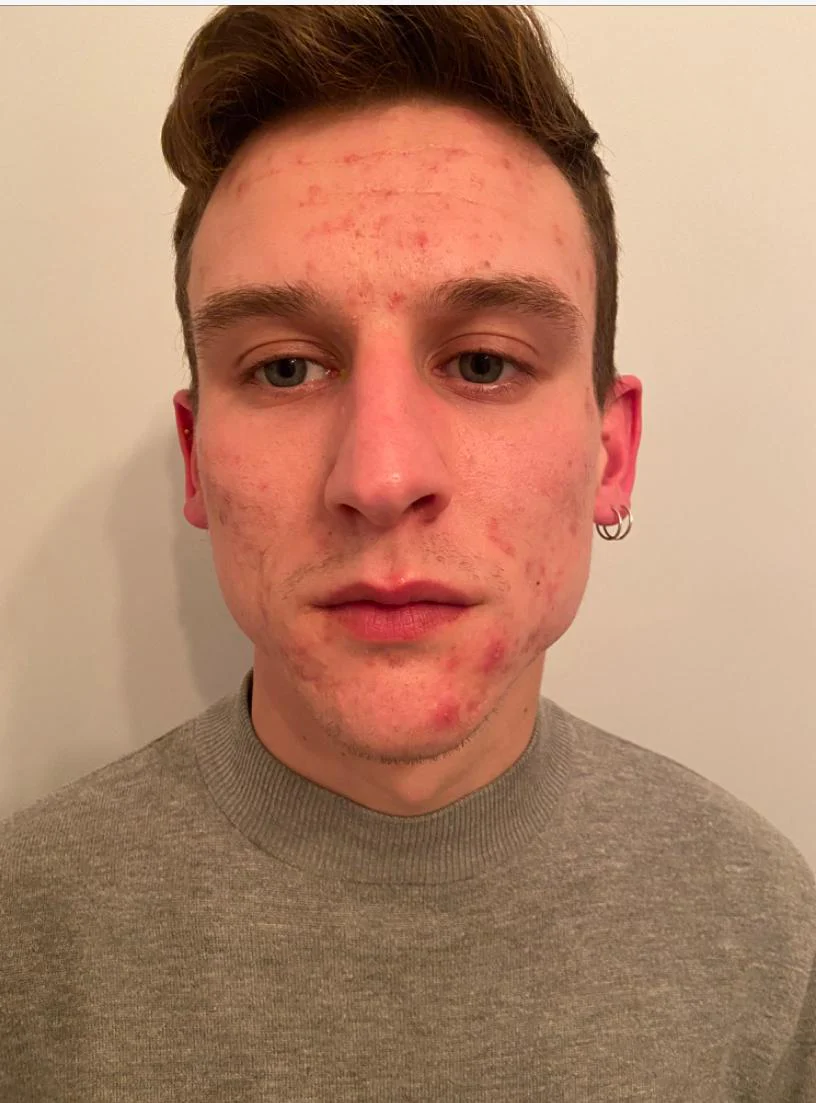
#> input picture Kris/4dca20db-4263-468e-adda-85be1a55c359_2cbfa4e5-817c-4df6-8c23-65ac1c04962e_1600x.webp, 816 x 1103 px
$ python -i embed_kris_faces.py   (imports and definitions only)   (older library calls are emulated)
#> lines starting #> are read from the running program, lines starting #| are printed output that depends on the picture; after the words box and inside, x2 and y2 are one past the last pixel; in counts of white or black regions, pixels touching at a corner belong together
#!/usr/bin/env python3
"""
Embed Kris Directory Faces into UTKFace Dataset
Create a hybrid system that combines existing UTKFace embeddings with Kris-specific faces
"""

import os
import cv2
import numpy as np
from pathlib import Path
import pickle
import json
import logging
from sklearn.metrics.pairwise import cosine_similarity

# Configure logging
# [1 line not run here, left out]
logger = logging.getLogger(__name__)

class KrisFaceEmbedder:
    """Embed Kris directory faces and integrate with UTKFace dataset"""

    def __init__(self):
        self.kris_dir = Path("../Kris")
        self.utkface_embeddings_path = None
        self.utkface_metadata_path = None
        self.utkface_embeddings = None
        self.utkface_metadata = None
        self.kris_embeddings = []
        self.kris_metadata = []

    # [110 lines left out: functions find_utkface_files, load_utkface_data, extract_condition_from_filename, not called in this run]

    def generate_cnn_style_embedding(self, image_path: Path) -> np.ndarray:
        """Generate CNN-style embedding for Kris face (same format as UTKFace)"""
        try:
            # Load image
            image = cv2.imread(str(image_path))
#> image is the input picture: shape (1103, 816, 3); mean B, G, R 106.7, 131.9, 176.6
            if image is None:
                raise ValueError(f"Could not load image: {image_path}")

            # Resize to standard size (if needed)
            if image.shape[:2] != (224, 224):
                image = cv2.resize(image, (224, 224))
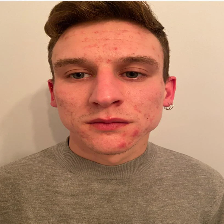
#> image: shape (224, 224, 3); mean B, G, R 106.6, 131.8, 176.6

            # Convert to HSV for skin analysis
            hsv = cv2.cvtColor(image, cv2.COLOR_BGR2HSV)
#> hsv: shape (224, 224, 3); mean H, S, V 13.7, 108.1, 176.6
            gray = cv2.cvtColor(image, cv2.COLOR_BGR2GRAY)
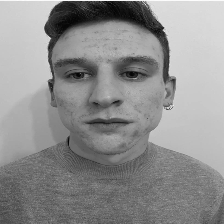
#> gray: shape (224, 224); min 3, max 252, mean 142.4

            # Extract comprehensive features (512 dimensions to match UTKFace)
            features = []

            # 1. Color features (HSV channels)
            h_mean, h_std = np.mean(hsv[:, :, 0]), np.std(hsv[:, :, 0])
#> h_mean = 13.67; h_std = 14.94
            s_mean, s_std = np.mean(hsv[:, :, 1]), np.std(hsv[:, :, 1])
#> s_mean = 108.1; s_std = 44.78
            v_mean, v_std = np.mean(hsv[:, :, 2]), np.std(hsv[:, :, 2])
#> v_mean = 176.6; v_std = 53.69
            features.extend([h_mean, h_std, s_mean, s_std, v_mean, v_std])

            # 2. Brightness and contrast
            brightness_mean, brightness_std = np.mean(gray), np.std(gray)
#> brightness_mean = 142.4; brightness_std = 50.3
            contrast = np.std(gray)
#> contrast = 50.3
            features.extend([brightness_mean, brightness_std, contrast])

            # 3. Redness detection (acne indicator)
            lower_red = np.array([0, 50, 50])
            upper_red = np.array([10, 255, 255])
            red_mask = cv2.inRange(hsv, lower_red, upper_red)
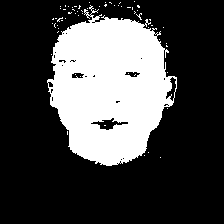
#> red_mask: shape (224, 224); 27.8% white; 63 white regions (62 under 20 px), largest, box (x1, y1, x2, y2) and area: (47, 5, 177, 166) 13811
            redness_coverage = np.sum(red_mask > 0) / (image.shape[0] * image.shape[1])
#> redness_coverage = 0.278
            features.append(redness_coverage)

            # 4. Edge analysis
            edges = cv2.Canny(gray, 50, 150)
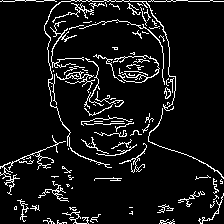
#> edges: shape (224, 224); 8% white in thin lines or dots
            edge_density = np.sum(edges > 0) / (image.shape[0] * image.shape[1])
#> edge_density = 0.0802
            edge_mean = np.mean(edges)
#> edge_mean = 20.45
            edge_std = np.std(edges)
#> edge_std = 69.25
            features.extend([edge_density, edge_mean, edge_std])

            # 5. Texture analysis (Gabor filters)
            for angle in [0, 45, 90, 135]:
                for freq in [0.1, 0.3, 0.5]:
                    kernel = cv2.getGaborKernel((21, 21), 8, angle, 2*np.pi*freq, 0.5, 0, ktype=cv2.CV_32F)
                    filtered = cv2.filter2D(gray, cv2.CV_8UC3, kernel)
                    features.extend([np.mean(filtered), np.std(filtered)])
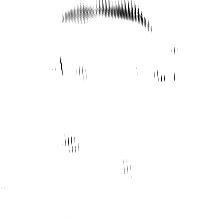
#> filtered: shape (224, 224); min 0, max 255, mean 252.3
#> after the loop, features = 37 values, max 254.8 at index 17, min 0.0674 at index 15, mean 63.36

            # 6. Local Binary Pattern (simplified)
            lbp_features = self._compute_lbp_features(gray)
            features.extend(lbp_features)

            # 7. Histogram features
            hist_features = self._compute_histogram_features(gray, hsv)
            features.extend(hist_features)

            # 8. Statistical moments
            moments = cv2.moments(gray)
            moment_features = [moments['m00'], moments['m10'], moments['m01'],
                             moments['m20'], moments['m11'], moments['m02']]
            features.extend(moment_features)

            # 9. Fill remaining dimensions with zeros to reach 512
            current_features = len(features)
            if current_features < 512:
                features.extend([0.0] * (512 - current_features))
            elif current_features > 512:
                features = features[:512]

            return np.array(features, dtype=np.float64)

        except Exception as e:
            logger.error(f"❌ Failed to generate embedding for {image_path}: {e}")
            return None

    def _compute_lbp_features(self, gray_image: np.ndarray) -> list:
        """Compute Local Binary Pattern features"""
        try:
            # Simplified LBP computation
            height, width = gray_image.shape
#> height = 224; width = 224
            lbp = np.zeros((height, width), dtype=np.uint8)
#> lbp: shape (224, 224); every value is 0

            for i in range(1, height-1):
                for j in range(1, width-1):
                    center = gray_image[i, j]
                    code = 0

                    # 8-neighbor LBP
                    neighbors = [
                        gray_image[i-1, j-1], gray_image[i-1, j], gray_image[i-1, j+1],
                        gray_image[i, j+1], gray_image[i+1, j+1], gray_image[i+1, j],
                        gray_image[i+1, j-1], gray_image[i, j-1]
                    ]

                    for k, neighbor in enumerate(neighbors):
                        if neighbor >= center:
                            code |= (1 << k)

                    lbp[i, j] = code
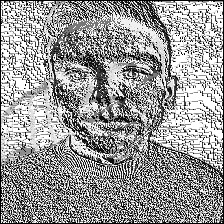
#> lbp: shape (224, 224); min 0, max 255, mean 152.1

            # Compute histogram
            hist = np.histogram(lbp, bins=16, range=(0, 256))[0]
#> hist = [7584, 1947, 1189, 2513, 1101, 677, 774, 3240, 4610, 1630, 828, 1892, 2385, 1225, 3384, 15197]
            hist = hist / np.sum(hist)  # Normalize
#> hist = [0.151, 0.0388, 0.0237, 0.0501, 0.0219, 0.0135, 0.0154, 0.0646, 0.0919, 0.0325, 0.0165, 0.0377, 0.0475, 0.0244, 0.0674, 0.303]
#> in generate_cnn_style_embedding, `lbp_features = self._compute_lbp_features(gray)`: lbp_features has the same summary as hist in _compute_lbp_features

            return hist.tolist()

        except Exception as e:
            logger.error(f"❌ LBP computation failed: {e}")
            return [0.0] * 16

    def _compute_histogram_features(self, gray_image: np.ndarray, hsv_image: np.ndarray) -> list:
        """Compute histogram features"""
        try:
            features = []

            # Gray histogram
            gray_hist = np.histogram(gray_image, bins=32, range=(0, 256))[0]
#> gray_hist = 32 values, max 3950 at index 13, min 2 at index 29, mean 1568
            gray_hist = gray_hist / np.sum(gray_hist)
#> gray_hist = 32 values, max 0.0787 at index 13, min 3.99e-05 at index 29, mean 0.0312
            features.extend(gray_hist.tolist())

            # HSV histograms (simplified)
            h_hist = np.histogram(hsv_image[:, :, 0], bins=16, range=(0, 180))[0]
#> h_hist = [15493, 34214, 29, 21, 31, 1, 0, 0, 0, 0, 0, 1, 3, 8, 25, 350]
            s_hist = np.histogram(hsv_image[:, :, 1], bins=16, range=(0, 256))[0]
#> s_hist = [224, 0, 20, 9225, 7297, 6659, 7525, 2375, 4054, 6993, 2331, 1126, 743, 565, 504, 535]
            v_hist = np.histogram(hsv_image[:, :, 2], bins=16, range=(0, 256))[0]
#> v_hist = [30, 412, 596, 691, 662, 861, 1755, 4487, 6768, 4585, 2354, 3038, 2859, 7751, 10256, 3071]

            # Normalize
            h_hist = h_hist / np.sum(h_hist)
#> h_hist = [0.309, 0.682, 0.000578, 0.000419, 0.000618, 1.99e-05, 0, 0, 0, 0, 0, 1.99e-05, 5.98e-05, 0.000159, 0.000498, 0.00698]
            s_hist = s_hist / np.sum(s_hist)
#> s_hist = [0.00446, 0, 0.000399, 0.184, 0.145, 0.133, 0.15, 0.0473, 0.0808, 0.139, 0.0465, 0.0224, 0.0148, 0.0113, 0.01, 0.0107]
            v_hist = v_hist / np.sum(v_hist)
#> v_hist = [0.000598, 0.00821, 0.0119, 0.0138, 0.0132, 0.0172, 0.035, 0.0894, 0.135, 0.0914, 0.0469, 0.0605, 0.057, 0.154, 0.204, 0.0612]

            features.extend(h_hist.tolist())
            features.extend(s_hist.tolist())
            features.extend(v_hist.tolist())

            return features

        except Exception as e:
            logger.error(f"❌ Histogram computation failed: {e}")
            return [0.0] * 80  # 32 + 16 + 16 + 16

    # [163 lines left out: functions process_kris_faces, create_hybrid_dataset, save_hybrid_dataset, run_embedding_pipeline, main, not called in this run]

# [2 lines not run here, left out]

>>> result = KrisFaceEmbedder().generate_cnn_style_embedding('../Kris/4dca20db-4263-468e-adda-85be1a55c359_2cbfa4e5-817c-4df6-8c23-65ac1c04962e_1600x.webp')
#> in generate_cnn_style_embedding, `hist_features = self._compute_histogram_features(gray, hsv)`: hist_features = 80 values, max 0.682 at index 33, min 0 at index 38, mean 0.05
#> in generate_cnn_style_embedding, `moments = cv2.moments(gray)`: moments = moments, m00 7142648, centre m10/m00, m01/m00 = (116.2, 104.3)
#> in generate_cnn_style_embedding, `moment_features = [moments['m00'], moments['m10'], moments['m01'], mom..`: moment_features = [7142648, 830254800, 745159262, 1.31e+11, 8.67e+10, 1.05e+11]
#> in generate_cnn_style_embedding, `current_features = len(features)`: current_features = 139
#> result = 512 values, max 1.31e+11 at index 136, min 0 at index 91, mean 633496436.2
